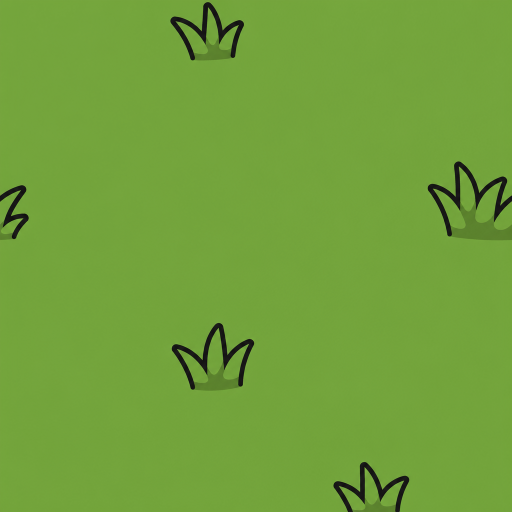
#> input picture new_assets/erba/floor-grass-b.png, 1024 x 1024 px, found by its file name (shown at 1/2 size); its folder holds 5 pictures in this run
$ python build_erba_atlases.py
#> lines starting #> are read from the running program, lines starting #| are printed output that depends on the picture
#!/usr/bin/env python3
"""Build the ERBA tile atlases in assets/active/tilesets/erba/ from the
Lovable-generated flat-cartoon textures in new_assets/erba/.

Each floor/wall/road texture becomes a 2x2 MACRO BLOCK of 64px tiles (128px
per texture). RoomBuilder places the quadrant matching the cell position
(posmod(x,2), posmod(y,2)), so the art reads at double size (32 world px per
texture) while the 16px collision/layout grid stays untouched.

Cartoon-set specifics (Lovable delivery, 2026-07):
  - Only floor-grass-b is a calm plain tile; the a/c variants carry loud
    accents (cyan circuit line, drain grate) and are therefore placed in the
    RARE category alongside the stone slabs (each ~1/48 of floor cells).
  - Plain variants a/b/c are one base texture with +-4% brightness shifts.
  - floor-grass-tufts / floor-grass-flowers are SYNTHESIZED: prop-tufts and
    prop-flowers (white-bg props) composited onto the plain grass base.
  - Some deliveries have white margins (not full-bleed) -> unwhite() crops.
  - The connector road is cut as a square crop from the cobble side of the
    grass-to-cobble transition texture floor-connector.png.

Run from the repo root:  python3 new_assets/build_erba_atlases.py
"""
from PIL import Image
import numpy as np
from collections import deque

SRC = 'new_assets/erba'
OUT = 'assets/active/tilesets/erba'
T = 64        # tile size in the atlas (drawn at 16 world px -> 4x texel density)
B = 2 * T     # macro block: one texture spans 2x2 tiles

FACE_DARK = 0.55   # face brightness relative to the raw texture
FACE_DESAT = 0.85  # shadow surfaces lose a bit of saturation
CAP_DIM = 0.88     # caps slightly dimmed — brightest surface, but not glaring


def unwhite(path):
    """Open and crop away near-white margins (non-full-bleed generations)."""
#> called with path = 'new_assets/erba/floor-grass-b.png'
    im = Image.open(path).convert('RGB')
#> im is the input picture: PIL image 1024x1024 RGB; mean R, G, B 113.4, 161.1, 58.7
    a = np.asarray(im)
    ys, xs = np.where(a.min(axis=2) < 235)
    return im.crop((xs.min(), ys.min(), xs.max() + 1, ys.max() + 1)).convert('RGBA')


def block(path):
    """Full-bleed (after margin crop) texture -> one 128px macro block."""
    return unwhite(path).resize((B, B), Image.LANCZOS)
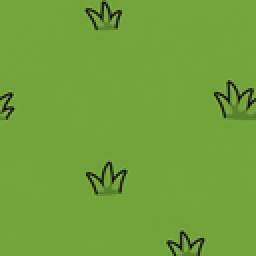
#> returned value: PIL image 128x128 RGBA (shown 2 times larger); mean R, G, B, A 113.4, 161.1, 58.7, 255


def bright(im, f):
    a = np.asarray(im).astype(float)
    a[..., :3] = np.clip(a[..., :3] * f, 0, 255)
    return Image.fromarray(a.astype('uint8'))


def darkened(im, f=FACE_DARK, desat=FACE_DESAT, keep_glow=True):
    """Darken + slightly desaturate (shadowed vertical surface). Saturated
    cyan pixels (the cyber accents) keep their full glow."""
    orig = np.asarray(im).copy()
    a = orig.astype(float)
    rgb = a[..., :3] * f
    g = rgb.mean(axis=2, keepdims=True)
    a[..., :3] = g + (rgb - g) * desat
    out = np.clip(a, 0, 255).astype('uint8')
    if keep_glow:
        glow = (orig[..., 2] > 140) & (orig[..., 1] > 140) & (orig[..., 0] < 130)
        out[glow] = orig[glow]
    return Image.fromarray(out)


def keyed(path, global_white=False):
    """RGB prop on white background -> RGBA, cropped to content.
    BFS-clears the border-connected light background; global_white additionally
    keys enclosed white regions. Enclosed whites (flower petals) survive the
    default BFS mode."""
#> (the run stopped early here; a loop or call above may not have finished)
